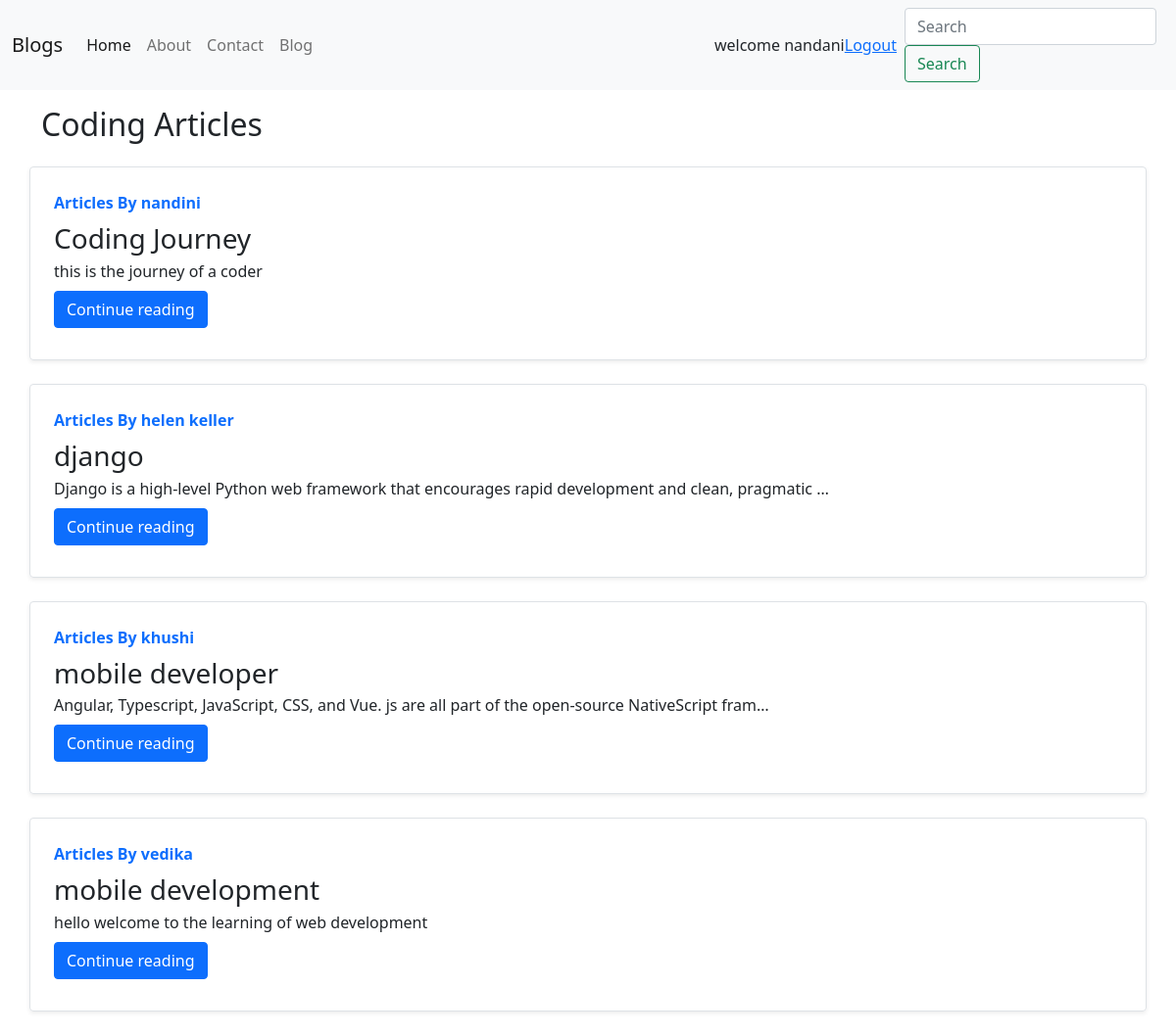
Page /blog/ (signed in) on the committed database.
### blog/models.py (models this page shows, shortened)
class Post(models.Model):
    sno=models.AutoField(primary_key=True)
    title=models.CharField(max_length=255)
    author=models.CharField(max_length=14)
    slug=models.CharField(max_length=100)
    timeStamp:models.DateTimeField(blank=True)
    content=models.TextField()

### blog/views.py (the view)
# urls.py: path('',views.blogHome,name='blogHome'),
def blogHome(request):
    allPosts=Post.objects.all()
    context={'allPosts':allPosts}
    return render(request,'blog/blogHome.html',context)

### templates/blog/blogHome.html (shortened to what this page needs)
{% extends 'base.html' %}
{% block body %}
<div class="container my-3">
    <h2>Coding Articles</h2>
    {% for post in allPosts%}
    <div class="row no-gutters border rounded overflow-hidden flex-md-row mb-4 shadow-sm h-md-250 my-4 position-relative">
        <div class="col p-4 d-flex flex-column position-static">
            <strong class="d-inline-block mb-2 text-primary">Articles By {{post.author}}</strong>
            <h3 class="mb-0">{{post.title}}</h3>
            <p class="card-text mb-auto">{{post.content | truncatechars:100}}</p>
            <div class="my-2">
            	<a href="/blog/{{post.slug}}" role="button" class="btn btn-primary">Continue reading</a>
            </div>
        </div>
    </div>
        {%endfor%}
    </div>
 {% endblock body%}

### templates/base.html (shortened to what this page needs)
<!DOCTYPE html>
<html lang="en">
<head>
    <link href="https://cdn.jsdelivr.net/npm/bootstrap@5.0.2/dist/css/bootstrap.min.css" rel="stylesheet">
</head>
<body>
    <nav class="navbar navbar-expand-lg navbar-light bg-light">
        <div class="container-fluid">
          <a class="navbar-brand" href="#">Blogs</a>
          <div class="collapse navbar-collapse" id="navbarSupportedContent">
            <ul class="navbar-nav me-auto mb-2 mb-lg-0">
              <li class="nav-item">
                <a class="nav-link active" aria-current="page" href="/">Home</a>
              </li>
              <li class="nav-item">
                <a class="nav-link" href="/about">About</a>
              </li>
              <li class="nav-item">
                <a class="nav-link" href="/contact"  aria-disabled="true">Contact</a>
              </li>
              <li class="nav-item">
                <a class="nav-link" href="/blog"  aria-disabled="true">Blog</a>
              </li>
            </ul>
            {% if user.is_authenticated%}
      welcome {{request.user}}
        <a  href="/logout">Logout</a>
            {%else %}
            <button type="button" class="btn btn-success mr-2" data-bs-toggle="modal" data-bs-target="#loginModal">Login</button>
            <button type="button" class="btn btn-success mr-2" data-bs-toggle="modal" data-bs-target="#signupModal">SignUp</button>
            {%endif%}
            <form class="form-inline mx-2 my-2 my-lg-0">
                <input class="form-control mr-sm-2" type="search" placeholder="Search" aria-label="Search">
                <button class="btn btn-outline-success my-2 my-sm-0" type="submit">Search</button>
              </form>
      </nav>
      {% block body%}{% endblock body%}
</body>
</html>

### rows in the picture
Post: author "nandini", title "Coding Journey", content "this is the journey of a coder"
Post: author "helen keller", title "django", content "Django is a high-level Python web framework that encourages rapid development and clean, pragmatic …"
Post: author "khushi", title "mobile developer", content "Angular, Typescript, JavaScript, CSS, and Vue. js are all part of the open-source NativeScript fram…"
Post: author "vedika", title "mobile development", content "hello welcome to the learning of web development"

### other values in the picture
{{ request.user }} "nandani"
